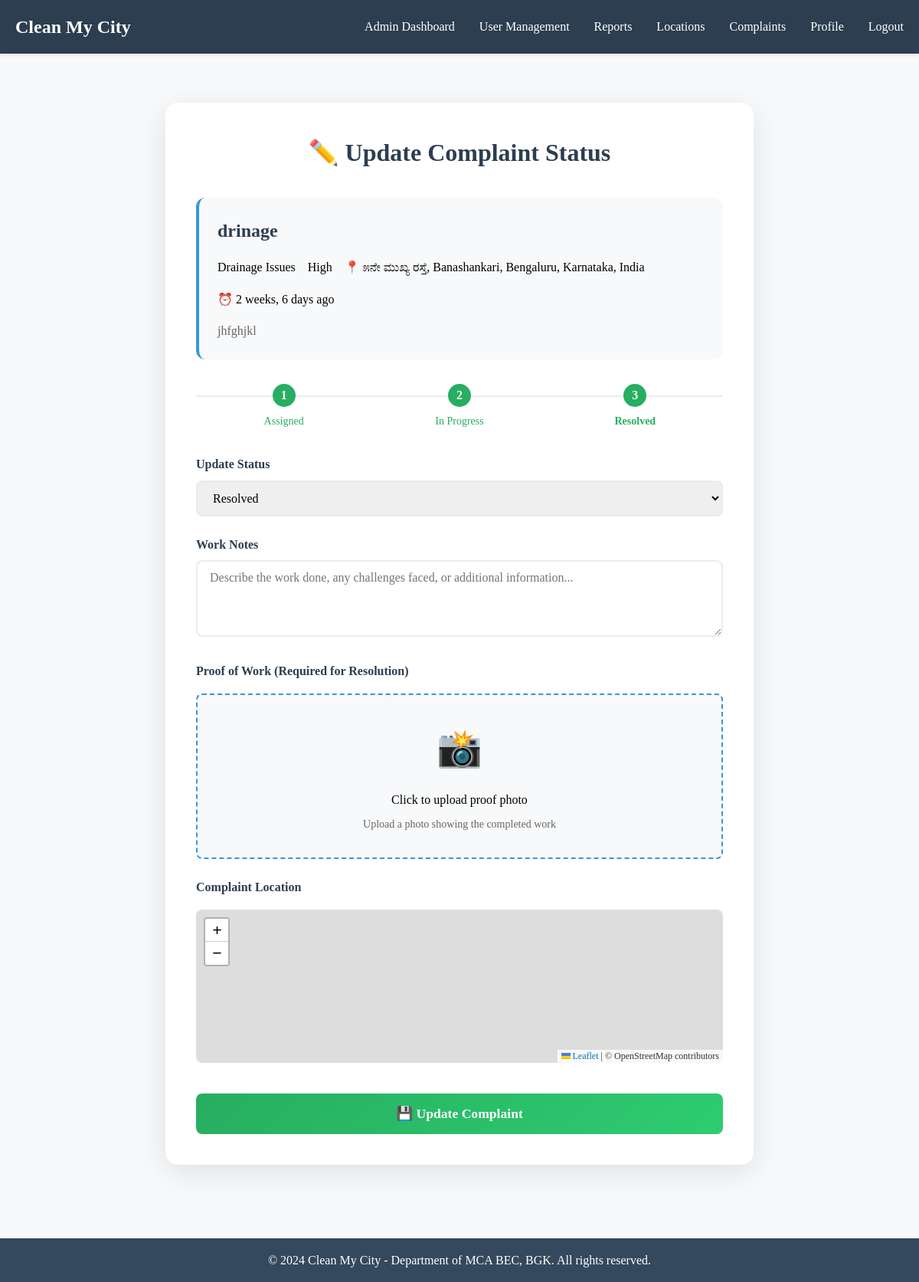
/complaints/6/update/ (signed in), run on the app's committed database.
### complaints/models.py (models this page shows, shortened)
class Complaint(models.Model):
    STATUS_CHOICES = [
        ('pending', 'Pending Approval'),
        ('approved', 'Approved'),
        ('assigned', 'Assigned'),
        ('in_progress', 'In Progress'),
        ('resolved', 'Resolved'),
        ('rejected', 'Rejected'),
    ]
    URGENCY_CHOICES = [
        ('low', 'Low'),
        ('medium', 'Medium'),
        ('high', 'High'),
        ('critical', 'Critical'),
    ]
    title = models.CharField(max_length=200)
    description = models.TextField()
    category = models.ForeignKey(Category, on_delete=models.CASCADE)
    urgency = models.CharField(max_length=20, choices=URGENCY_CHOICES, default='medium')
    location = models.CharField(max_length=255)
    latitude = models.CharField(max_length=20, blank=True, null=True)
    longitude = models.CharField(max_length=20, blank=True, null=True)
    photo = models.ImageField(upload_to='complaints/', null=True, blank=True)
    citizen = models.ForeignKey(User, on_delete=models.CASCADE, related_name='complaints')
    assigned_authority = models.ForeignKey(User, on_delete=models.SET_NULL, null=True, blank=True, related_name='assigned_complaints')
    status = models.CharField(max_length=20, choices=STATUS_CHOICES, default='pending')
    created_at = models.DateTimeField(auto_now_add=True)
    updated_at = models.DateTimeField(auto_now=True)
    class Meta:
        ordering = ['-created_at']

class Category(models.Model):
    name = models.CharField(max_length=100)
    description = models.TextField()

### complaints/views.py (the view, shortened to what this page needs)
# urls.py: path('complaints/<int:complaint_id>/update/', views.update_complaint_status, name='update_complaint_status'),
@login_required
def update_complaint_status(request, complaint_id):
    complaint = get_object_or_404(Complaint, id=complaint_id)
    if request.user.role not in ['authority', 'admin']:
        messages.error(request, 'Permission denied.')
        return redirect('dashboard')
    if request.method == 'POST':
        form = ComplaintUpdateForm(request.POST, request.FILES)
        if form.is_valid():
            update = form.save(commit=False)
            update.complaint = complaint
            update.authority = request.user
            new_status = form.cleaned_data['status']
            complaint.status = new_status
            if new_status == 'resolved' and not request.FILES.get('proof_image'):
                messages.error(request, 'Proof image is required when marking as resolved.')
                return render(request, 'complaints/update_complaint_status.html', {
                    'form': form,
                    'complaint': complaint
                })
            complaint.save()
            update.save()
            messages.success(request, f'Status updated to {complaint.get_status_display()}!')
            return redirect('complaint_detail', complaint_id=complaint.id)
    else:
        form = ComplaintUpdateForm(initial={'status': complaint.status})
    return render(request, 'complaints/update_complaint_status.html', {
        'form': form,
        'complaint': complaint
    })

### complaints/forms.py
class ComplaintUpdateForm(forms.ModelForm):
    class Meta:
        model = ComplaintUpdate
        fields = ['status', 'notes', 'proof_image']
        widgets = {
            'status': forms.Select(attrs={'class': 'form-control'}),
            'notes': forms.Textarea(attrs={
                'class': 'form-control',
                'rows': 3,
                'placeholder': 'Add update notes...'
            }),
            'proof_image': forms.FileInput(attrs={'class': 'form-control'}),
        }

### templates/complaints/update_complaint_status.html (shortened to what this page needs)
{% extends 'base.html' %}
{% load static %}
{% block content %}
<div class="update-container">
    <div class="update-card">
        <h1 style="text-align: center; margin-bottom: 2rem; color: #2c3e50;">✏️ Update Complaint Status</h1>
        <div class="complaint-info">
            <div class="complaint-title">{{ complaint.title }}</div>
            <div class="complaint-meta">
                <span class="badge badge-category">{{ complaint.category.name }}</span>
                <span class="badge badge-urgency{% if complaint.urgency == 'high' or complaint.urgency == 'critical' %}-{{ complaint.urgency }}{% endif %}">
                    {{ complaint.get_urgency_display }}
                </span>
                <span>📍 {{ complaint.location }}</span>
                <span>⏰ {{ complaint.created_at|timesince }} ago</span>
            </div>
            {% if complaint.description %}
            <div style="color: #666; margin-top: 1rem;">
                {{ complaint.description }}
            </div>
            {% endif %}
        </div>
        <div class="status-tracker">
            <div class="status-step {% if complaint.status == 'pending' or complaint.status == 'approved' or complaint.status == 'assigned' or complaint.status == 'in_progress' or complaint.status == 'resolved' %}completed{% endif %} {% if complaint.status == 'assigned' %}active{% endif %}">
                <div class="status-dot">1</div>
                <div class="status-label">Assigned</div>
            </div>
            <div class="status-step {% if complaint.status == 'in_progress' or complaint.status == 'resolved' %}completed{% endif %} {% if complaint.status == 'in_progress' %}active{% endif %}">
                <div class="status-dot">2</div>
                <div class="status-label">In Progress</div>
            </div>
            <div class="status-step {% if complaint.status == 'resolved' %}completed active{% endif %}">
                <div class="status-dot">3</div>
                <div class="status-label">Resolved</div>
            </div>
        </div>
        <form method="post" enctype="multipart/form-data" id="updateForm">
            <div class="form-group">
                <label for="id_status" class="form-label">Update Status</label>
                <select name="status" id="id_status" class="form-control" required onchange="toggleProofRequired()">
                    <option value="resolved" {% if form.status.value == 'resolved' %}selected{% endif %}>Resolved</option>
                </select>
            </div>
            <div class="form-group">
                <label for="id_notes" class="form-label">Work Notes</label>
                <textarea name="notes" id="id_notes" class="form-control" rows="4"
                          placeholder="Describe the work done, any challenges faced, or additional information...">{{ form.notes.value|default:'' }}</textarea>
            </div>
            <div class="form-group" id="proofSection">
                <label class="form-label">Proof of Work (Required for Resolution)</label>
                <div class="proof-upload" onclick="document.getElementById('id_proof_image').click()">
                    <div style="font-size: 3rem; margin-bottom: 1rem;">📸</div>
                    <div>Click to upload proof photo</div>
                    <div style="font-size: 0.875rem; color: #666; margin-top: 0.5rem;">
                        Upload a photo showing the completed work
                    </div>
                </div>
            </div>
            <div class="form-group">
                <label class="form-label">Complaint Location</label>
                <div id="locationMap" class="location-map"></div>
            </div>
            <button type="submit" class="btn-submit" id="submitBtn">
                💾 Update Complaint
            </button>
        </form>
    </div>
</div>
{% endblock %}
{% block extra_js %}
<link rel="stylesheet" href="https://unpkg.com/leaflet@1.9.4/dist/leaflet.css" />
{% endblock %}

### templates/base.html (style rules this page uses)
* { margin: 0; padding: 0; box-sizing: border-box; font-family: 'Times New Roman', serif; }
body { line-height: 1.6; background-color: #f8f9fa; }
.form-group { margin-bottom: 1rem; }
.form-control { width: 100%; padding: 0.75rem; border: 1px solid #ddd; border-radius: 4px; font-size: 1rem; }

### templates/complaints/update_complaint_status.html (style rules this page uses)
.update-container { max-width: 800px; margin: 2rem auto; padding: 0 1rem; }
.update-card { background: white; border-radius: 16px; padding: 2.5rem; box-shadow: 0 10px 40px rgba(0,0,0,0.1); }
.complaint-info { background: #f8f9fa; padding: 1.5rem; border-radius: 12px; margin-bottom: 2rem; border-left: 4px solid #3498db; }
.complaint-title { font-size: 1.5rem; font-weight: bold; color: #2c3e50; margin-bottom: 1rem; }
.complaint-meta { display: flex; gap: 1rem; flex-wrap: wrap; margin-bottom: 1rem; }
.status-tracker { display: flex; justify-content: space-between; align-items: center; margin: 2rem 0; position: relative; }
.status-tracker::before { content: ''; position: absolute; top: 15px; left: 0; right: 0; height: 2px; background: #e9ecef; z-index: 1; }
.status-step { position: relative; z-index: 2; text-align: center; flex: 1; }
.status-dot { width: 30px; height: 30px; border-radius: 50%; background: #e9ecef; color: #666; display: flex; align-items: center; justify-content: center; margin: 0 auto 0.5rem; font-weight: bold; transition: all 0.3s; }
.status-step.active .status-dot { background: #3498db; color: white; }
.status-step.completed .status-dot { background: #27ae60; color: white; }
.status-label { font-size: 0.875rem; color: #666; }
.status-step.active .status-label { color: #3498db; font-weight: bold; }
.status-step.completed .status-label { color: #27ae60; }
.form-group { margin-bottom: 1.5rem; }
.form-label { display: block; margin-bottom: 0.5rem; font-weight: bold; color: #2c3e50; }
.form-control { width: 100%; padding: 0.75rem 1rem; border: 2px solid #e9ecef; border-radius: 8px; font-size: 1rem; transition: all 0.3s; }
.proof-upload { border: 2px dashed #3498db; border-radius: 8px; padding: 2rem; text-align: center; margin: 1rem 0; background: #f8f9fa; cursor: pointer; transition: all 0.3s; }
.btn-submit { background: linear-gradient(135deg, #27ae60 0%, #2ecc71 100%); color: white; padding: 1rem 2rem; border: none; border-radius: 8px; cursor: pointer; font-size: 1.1rem; font-weight: bold; transition: all 0.3s; width: 100%; margin-top: 1rem; }
.location-map { height: 200px; background: #f8f9fa; border-radius: 8px; margin: 1rem 0; }

### data on the page
Complaint: title "drinage", category.name "Drainage Issues", urgency "High", location "೫ನೇ ಮುಖ್ಯ ರಸ್ತೆ, Banashankari, Bengaluru, Karnataka, India", created_at "2 weeks, 6 days", description "jhfghjkl", status "Resolved"
